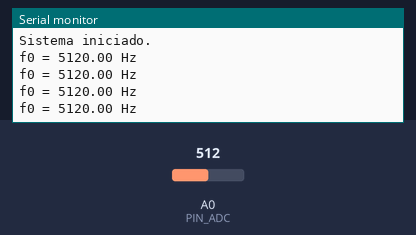
A sketch run on a simulated ESP8266 (NodeMCU). Parts: the last lines printed to the serial monitor. The test bench sets the inputs (shaded band); at power-on: A0 (PIN_ADC) = 512.

Above: at 1.2 s.
1.3 s: A0 (PIN_ADC) set to 716
At 1.6 s:
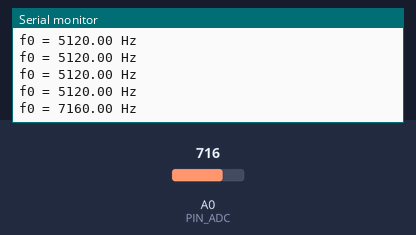
2.8 s: A0 (PIN_ADC) set to 900
At 2.94 s:
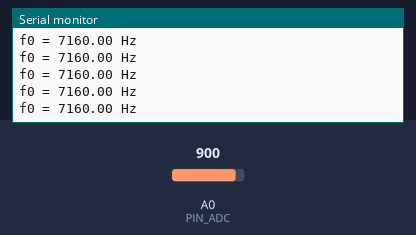
Timing chart, 0 to 5.8 s (numbered marks = the images above; inputs shaded):
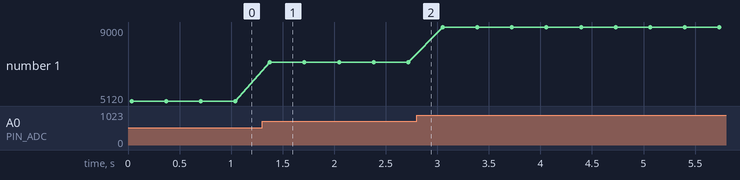

The sketch:

dc_motor_position_control_repetitive_step.ino
```cpp
#include <Arduino.h>

// ----- CONFIGURAÇÃO -----
#define PIN_TIP   D7   // pino que ativa o TIP122
#define PIN_ADC   A0   // leitura do LC paralelo

const int N = 256;     // número de amostras
uint16_t bufferADC[N]; // buffer de leitura do LC

// protótipo da sua função
float compute_f0(uint16_t *buf, int len);

// ----------------------------------------------------
void setup() {
  Serial.begin(115200);
  pinMode(PIN_TIP, OUTPUT);
  digitalWrite(PIN_TIP, LOW);
  pinMode(PIN_ADC, INPUT);

  Serial.println("Sistema iniciado.");
}

// ----------------------------------------------------
void exciteLC() {
  // Pulso curto de excitação (65 a 150us funciona na maioria dos L)
  digitalWrite(PIN_TIP, HIGH);
  delayMicroseconds(80);
  digitalWrite(PIN_TIP, LOW);

  // LC agora começa a oscilar livremente
}

// ----------------------------------------------------
void sampleLC() {
  // amostragem imediatamente após excitação
  for (int i = 0; i < N; i++) {
    bufferADC[i] = analogRead(PIN_ADC);
    delayMicroseconds(25);
    // ajusta se quiser amostrar mais rápido ou mais devagar
  }
}

// ----------------------------------------------------
void loop() {

  // 1. excita o LC
  exciteLC();

  // 2. coleta amostras sincronizadas
  sampleLC();

  // 3. calcula frequência de ressonância
  float f0 = compute_f0(bufferADC, N);

  // 4. mostra resultado
  Serial.print("f0 = ");
  Serial.print(f0);
  Serial.println(" Hz");

  delay(300);  // só pra não lotar o serial monitor
}

// ----------------------------------------------------
// VERSÃO BÁSICA DA SUA compute_f0 (caso queira testar)
// substitua pela sua FFT/método real
float compute_f0(uint16_t *buf, int len) {
  // Aqui você coloca sua FFT ou zero–cross
  // Para teste, só retorno algo baseado no buffer
  long soma = 0;
  for (int i = 0; i < len; i++) soma += buf[i];

  float media = soma / (float)len;

  // Apenas exemplo para provar funcionamento
  return media * 10;
}
```

Measured:
- after the input at 1.3 s, the serial monitor: prints a new line after 0.08 s (image 1)
- plotted number 1: 5120 → 7160 after the input at 1.3 s, 7160 → 9000 after the input at 2.8 s
